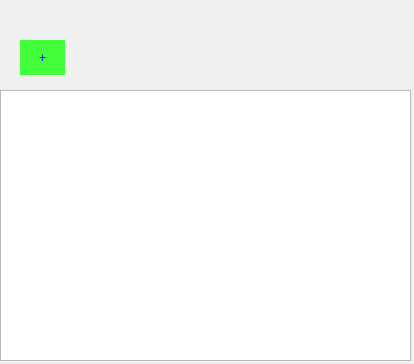
<?xml version="1.0" encoding="UTF-8"?>
<ui version="4.0">
 <class>Form</class>
 <widget class="QWidget" name="Form">
  <property name="geometry">
   <rect>
    <x>0</x>
    <y>0</y>
    <width>414</width>
    <height>364</height>
   </rect>
  </property>
  <property name="focusPolicy">
   <enum>Qt::TabFocus</enum>
  </property>
  <property name="windowTitle">
   <string>Записка</string>
  </property>
  <property name="styleSheet">
   <string notr="true"/>
  </property>
  <widget class="QPushButton" name="pushButton">
   <property name="geometry">
    <rect>
     <x>20</x>
     <y>40</y>
     <width>45</width>
     <height>35</height>
    </rect>
   </property>
   <property name="autoFillBackground">
    <bool>false</bool>
   </property>
   <property name="styleSheet">
    <string notr="true">QPushButton{
border:none;
background-color:rgb(67, 255, 57);
color:blue;


}

QPushButton:hover{
background-color:silver;
}</string>
   </property>
   <property name="text">
    <string>+</string>
   </property>
  </widget>
  <widget class="QListView" name="listView">
   <property name="geometry">
    <rect>
     <x>0</x>
     <y>90</y>
     <width>411</width>
     <height>271</height>
    </rect>
   </property>
  </widget>
 </widget>
 <resources/>
 <connections/>
</ui>
